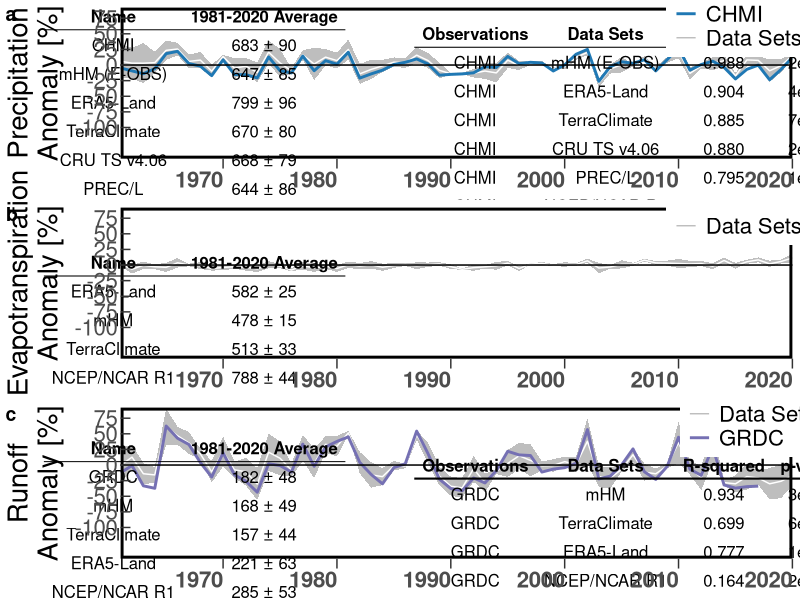

Source code (R):
library(data.table)
library(ggplot2)
library(ggpubr)
library(gridExtra)
library(Metrics)
library(gtable)
library(grid)
###
# tp
###
chmi <- fread("data/tp/chmi.csv")
chmi$name <- "CHMI"
chmi <- chmi[, Year := year(date)][, P := sum(value), by = Year][, .(Year, P, name)] %>% unique()
cru_ts <- fread("data/tp/cru-ts_tp_mm_cropped_196101_202012_025_monthly_ts.csv")
cru_ts$name <- "CRU TS v4.06"
cru_ts <- cru_ts[, Year := year(date)][, P := sum(value), by = Year][, .(Year, P, name)] %>% unique()
e_obs <- fread("data/tp/mhm_tp_cropped_ts.csv")
e_obs$name <- "mHM (E-OBS)"
e_obs <- e_obs[, Year := year(date)][, P := sum(value), by = Year][, .(Year, P, name)] %>% unique()
era5 <- fread("data/tp/era5_tp_cropped_ts.csv")
era5$name <- "ERA5-Land"
era5 <- era5[, Year := year(date)][, P := sum(value), by = Year][, .(Year, P, name)] %>% unique()
ncep_ncar <- fread("data/tp/ncep_ts.csv")
ncep_ncar$name <- "NCEP/NCAR R1"
ncep_ncar <- ncep_ncar[, Year := year(date)][, P := sum(value), by = Year][, .(Year, P, name)] %>% unique()
precl <- fread("data/tp/precl_tp_mm_cropped_196101_202012_025_monthly_ts.csv")
precl$name <- "PREC/L"
precl <- precl[, Year := year(date)][, P := sum(value), by = Year][, .(Year, P, name)] %>% unique()
terraclimate <- fread("data/tp/terraclimate_tp_mm_cropped_196101_202012_025_monthly_ts.csv")
terraclimate$name <- "TerraClimate"
terraclimate <- terraclimate[, Year := year(date)][, P := sum(value), by = Year][, .(Year, P, name)] %>% unique()

mean_chmi <- mean(chmi[Year > 1980 & Year < 2011, P])
mean_cru_ts <- mean(cru_ts[Year > 1980 & Year < 2011, P])
mean_e_obs <- mean(e_obs[Year > 1980 & Year < 2011, P])
mean_era5 <- mean(era5[Year > 1980 & Year < 2011, P])
mean_ncep_ncar <- mean(ncep_ncar[Year > 1980 & Year < 2011, P])
mean_precl <- mean(precl[Year > 1980 & Year < 2011, P])
mean_terraclimate <- mean(terraclimate[Year > 1980 & Year < 2011, P])
sd_chmi <- sd(chmi[Year > 1980 & Year < 2011, P])
sd_cru_ts <- sd(cru_ts[Year > 1980 & Year < 2011, P])
sd_e_obs <- sd(e_obs[Year > 1980 & Year < 2011, P])
sd_era5 <- sd(era5[Year > 1980 & Year < 2011, P])
sd_ncep_ncar <- sd(ncep_ncar[Year > 1980 & Year < 2011, P])
sd_precl <- sd(precl[Year > 1980 & Year < 2011, P])
sd_terraclimate <- sd(terraclimate[Year > 1980 & Year < 2011, P])

global_cli <- data.frame(name = c("CHMI", "mHM (E-OBS)", "ERA5-Land", "TerraClimate",
                                  "CRU TS v4.06", "PREC/L", "NCEP/NCAR R1"),
                         cli_mean = c(mean_chmi, mean_e_obs, mean_era5,
                                      mean_terraclimate, mean_cru_ts,  
                                      mean_precl, mean_ncep_ncar),
                         cli_sd = c(sd_chmi, sd_e_obs, sd_era5, sd_terraclimate,
                                    sd_cru_ts, sd_precl, sd_ncep_ncar))
global_cli$name <- factor(global_cli$name, levels = global_cli$name)

sim <- merge(cru_ts[, tp1 := 100*(P - mean_cru_ts)/mean_cru_ts][, .(Year, tp1)],
             e_obs[, tp2 := 100*(P - mean_e_obs)/mean_e_obs][, .(Year, tp2)],
             by = "Year", all = TRUE) %>% 
  merge(era5[, tp3 := 100*(P - mean_era5)/mean_era5][, .(Year, tp3)],
        by = "Year", all = TRUE) %>%
  merge(ncep_ncar[, tp4 := 100*(P - mean_ncep_ncar)/mean_ncep_ncar
  ][, .(Year, tp4)], by = "Year", all = TRUE) %>%
  merge(precl[, tp5 := 100*(P - mean_precl)/mean_precl][, .(Year, tp5)],
        by = "Year", all = TRUE) %>%
  merge(terraclimate[, tp6 := 100*(P - mean_terraclimate)/mean_terraclimate
  ][, .(Year, tp6)], by = "Year", all = TRUE)

sim <- sim[, P := mean(c(tp1, tp2, tp3, tp4, tp5, tp6)), by = Year
][, spread := sd(c(tp1, tp2, tp3, tp4, tp5, tp6)), by = Year
][, .(Year, P, spread)]

global_cor <- rbind(e_obs[, sims := name][, .(Year, P, sims)],
                    era5[, sims := name][, .(Year, P, sims)],
                    terraclimate[, sims := name][, .(Year, P, sims)],
                    cru_ts[, sims := name][, .(Year, P, sims)],
                    precl[, sims := name][, .(Year, P, sims)],
                    ncep_ncar[, sims := name][, .(Year, P, sims)]) %>% 
  merge(chmi[, obs := name][, .(Year, P, obs)], by = "Year",
        allow.cartesian = TRUE)

global <- rbind(cru_ts[, .(Year, P, name)],
                e_obs[, .(Year, P, name)],
                era5[, .(Year, P, name)],
                ncep_ncar[, .(Year, P, name)],
                precl[, .(Year, P, name)],
                terraclimate[, .(Year, P, name)])

p00 <- copy(global_cor)
p00 <- p00[, `p-value` := formatC(cor.test(P.y, P.x)$p.value, format = "e",
                                  digits = 0), by = .(sims, obs)
][, RMSE := round(rmse(P.y, P.x), 3), by = .(sims, obs)
][, `R-squared` := round((cor(P.y, P.x)^2), 3), by = .(sims, obs)
][, .(obs, sims, `R-squared`, `p-value`, RMSE)] %>%
  unique() %>% setnames("obs", "Observations") %>% 
  setnames("sims", "Data Sets") %>%
  tableGrob(rows = NULL, theme = ttheme_minimal(base_size = 12))

p00 <- gtable_add_grob(p00, grobs = segmentsGrob(x0 = unit(0,"npc"),
                                                 y0 = unit(0,"npc"),
                                                 x1 = unit(1,"npc"),
                                                 y1 = unit(0,"npc"),
                                                 gp = gpar(lwd = 2)),
                       t = 1, b = 1, l = 1, r = 5)

p01 <- copy(global_cli) %>% as.data.table()
p01 <- p01[, .(Name = name,
               avg = paste0(round(cli_mean), ' ± ',
                            sd = round(cli_sd)))] %>%
  setnames("avg", "1981-2020 Average") %>%
  tableGrob(rows = NULL, theme = ttheme_minimal(base_size = 12))

p01 <- gtable_add_grob(p01, grobs = segmentsGrob(x0 = unit(0,"npc"),
                                                 y0 = unit(0,"npc"),
                                                 x1 = unit(1,"npc"),
                                                 y1 = unit(0,"npc"),
                                                 gp = gpar(lwd = 2)),
                       t = 1, b = 1, l = 1, r = 2)

p02 <- ggplot(data = sim, aes(x = Year, y = P)) +
  geom_ribbon(aes(ymax = P + spread, ymin = P - spread), fill = "gray") +
  geom_line(aes(color = "Data Sets")) +
  geom_line(color = "white") +
  geom_line(data = chmi, aes(y = 100*(P - mean_chmi)/mean_chmi,
                             color = "CHMI"), linewidth = 1) +
  scale_x_continuous(limits = c(1961, 2020), expand = c(0, 0), 
                     breaks = seq(1920, 2040, 10)) +
  scale_color_manual(name = NULL, values = c("CHMI" = "#1f78b4",
                                             "Data Sets" = "gray")) +
  scale_y_continuous(limits = c(-150, 92), expand = c(0, 0), 
                     breaks = seq(-100, 100, 25)) +
  geom_hline(yintercept = 0) +
  labs(x = NULL, y = "Precipitation\nAnomaly [%]", title = NULL) +
  theme_bw() + 
  theme(panel.border = element_rect(colour = "black", linewidth = 2),
        panel.grid = element_blank(), 
        plot.title = element_text(size = 20), 
        axis.text = element_text(size = 16),
        axis.text.x = element_text(face = "bold", hjust = 1),
        axis.title = element_text(size = 20), 
        legend.text = element_text(size = 16), 
        legend.title = element_text(size = 20),
        axis.ticks.length.y = unit(-.25, "cm"), axis.ticks.length.x = unit(.25, "cm"),
        legend.position = c(0.92, 0.88))

p03 <- p02 + annotation_custom(p00, xmin = 1998, ymax = -25) +
  annotation_custom(p01, xmin = 1915, ymax = -15)
###
#
###
e_obs <- fread("data/e/mhm_e_cropped_ts.csv")
e_obs$name <- "mHM"
e_obs <- e_obs[, Year := year(date)][, P := sum(value), by = Year][, .(Year, P, name)] %>% unique()
era5 <- fread("data/e/era5_e_cropped_ts.csv")
era5$name <- "ERA5-Land"
era5 <- era5[, Year := year(date)][, P := sum(value), by = Year][, .(Year, P, name)] %>% unique()
ncep_ncar <- fread("data/e/ncep_ts.csv")
ncep_ncar$name <- "NCEP/NCAR R1"
ncep_ncar <- ncep_ncar[, Year := year(date)][, P := sum(value), by = Year][, .(Year, P, name)] %>% unique()
terraclimate <- fread("data/e/terraclimate_e_mm_cropped_196101_202012_025_monthly_ts.csv")
terraclimate$name <- "TerraClimate"
terraclimate <- terraclimate[, Year := year(date)][, P := sum(value), by = Year][, .(Year, P, name)] %>% unique()

mean_e_obs <- mean(e_obs[Year > 1980 & Year < 2011, P])
mean_era5 <- mean(era5[Year > 1980 & Year < 2011, P])
mean_ncep_ncar <- mean(ncep_ncar[Year > 1980 & Year < 2011, P])
mean_terraclimate <- mean(terraclimate[Year > 1980 & Year < 2011, P])
sd_e_obs <- sd(e_obs[Year > 1980 & Year < 2011, P])
sd_era5 <- sd(era5[Year > 1980 & Year < 2011, P])
sd_ncep_ncar <- sd(ncep_ncar[Year > 1980 & Year < 2011, P])
sd_terraclimate <- sd(terraclimate[Year > 1980 & Year < 2011, P])

global_e_cli <- data.frame(name = c("ERA5-Land", "mHM", "TerraClimate",
                                    "NCEP/NCAR R1"),
                           cli_mean = c(mean_era5, mean_e_obs,
                                        mean_terraclimate, mean_ncep_ncar),
                           cli_sd = c(sd_era5, sd_e_obs, sd_terraclimate,
                                      sd_ncep_ncar))
global_e_cli$name <- factor(global_e_cli$name, levels = global_e_cli$name)

sim_e <- merge(e_obs[, tp1 := 100*(P - mean_e_obs)/mean_e_obs][, .(Year, tp1)],
               era5[, tp2 := 100*(P - mean_era5)/mean_era5][, .(Year, tp2)],
               by = "Year", all = TRUE) %>% 
  merge(ncep_ncar[, tp3 := 100*(P - mean_ncep_ncar)/mean_ncep_ncar
                  ][, .(Year, tp3)], by = "Year", all = TRUE) %>%
  merge(terraclimate[, tp4 := 100*(P - mean_terraclimate)/mean_terraclimate
                     ][, .(Year, tp4)], by = "Year", all = TRUE)

sim_e <- sim_e[, P := mean(c(tp1, tp2, tp3, tp4)), by = Year
               ][, spread := sd(c(tp1, tp2, tp3, tp4)), by = Year
                 ][, .(Year, P, spread)]

p05 <- copy(global_e_cli) %>% as.data.table()
p05 <- p05[, .(Name = name,
               avg = paste0(round(cli_mean), ' ± ',
                            sd = round(cli_sd)))] %>%
  setnames("avg", "1981-2020 Average") %>%
  tableGrob(rows = NULL, theme = ttheme_minimal(base_size = 12))

p05 <- gtable_add_grob(p05, grobs = segmentsGrob(x0 = unit(0,"npc"),
                                                 y0 = unit(0,"npc"),
                                                 x1 = unit(1,"npc"),
                                                 y1 = unit(0,"npc"),
                                                 gp = gpar(lwd = 2)),
                       t = 1, b = 1, l = 1, r = 2)

p06 <- ggplot(data = sim_e, aes(x = Year, y = P)) +
  geom_ribbon(aes(ymax = P + spread, ymin = P - spread), fill = "gray") +
  geom_line(aes(color = "Data Sets")) +
  geom_line(color = "white") +
  scale_x_continuous(limits = c(1961, 2020), expand = c(0, 0), 
                     breaks = seq(1920, 2040, 10)) +
  scale_color_manual(name = NULL, values = c("Data Sets" = "gray")) +
  scale_y_continuous(limits = c(-150, 92), expand = c(0, 0), 
                     breaks = seq(-100, 100, 25)) +
  geom_hline(yintercept = 0) +
  labs(x = NULL, y = "Evapotranspiration\nAnomaly [%]", title = NULL) +
  theme_bw() + 
  theme(panel.border = element_rect(colour = "black", linewidth = 2),
        panel.grid = element_blank(), 
        plot.title = element_text(size = 20), 
        axis.text = element_text(size = 16),
        axis.text.x = element_text(face = "bold", hjust = 1),
        axis.title = element_text(size = 20), 
        legend.text = element_text(size = 16), 
        legend.title = element_text(size = 20),
        axis.ticks.length.y = unit(-.25, "cm"), axis.ticks.length.x = unit(.25, "cm"),
        legend.position = c(0.92, 0.88))

p07 <- p06 + annotation_custom(p05, xmin = 1915, ymax = -25)
###
#
###
grdc <- fread("data/ro/grdc.csv")
grdc$name <- "GRDC"
grdc <- grdc[, Year := year(date)][, P := sum(value), by = Year][, .(Year, P, name)] %>% unique()
e_obs <- fread("data/ro/mhm_ro_cropped_ts.csv")
e_obs$name <- "mHM"
e_obs <- e_obs[, Year := year(date)][, P := sum(value), by = Year][, .(Year, P, name)] %>% unique()
era5 <- fread("data/ro/era5_ro_cropped_ts.csv")
era5$name <- "ERA5-Land"
era5 <- era5[, Year := year(date)][, P := sum(value), by = Year][, .(Year, P, name)] %>% unique()
ncep_ncar <- fread("data/ro/ncep-ncar_cropped_ts.csv")
ncep_ncar$name <- "NCEP/NCAR R1"
ncep_ncar <- ncep_ncar[, Year := year(date)][, P := sum(value), by = Year][, .(Year, P, name)] %>% unique()
terraclimate <- fread("data/ro/terraclimate_ro_mm_cropped_196101_202012_025_monthly_ts.csv")
terraclimate$name <- "TerraClimate"
terraclimate <- terraclimate[, Year := year(date)][, P := sum(value), by = Year][, .(Year, P, name)] %>% unique()

mean_grdc <- mean(grdc[Year > 1980 & Year < 2011, P])
mean_e_obs <- mean(e_obs[Year > 1980 & Year < 2011, P])
mean_era5 <- mean(era5[Year > 1980 & Year < 2011, P])
mean_ncep_ncar <- mean(ncep_ncar[Year > 1980 & Year < 2011, P])
mean_terraclimate <- mean(terraclimate[Year > 1980 & Year < 2011, P])
sd_grdc <- sd(grdc[Year > 1980 & Year < 2011, P])
sd_e_obs <- sd(e_obs[Year > 1980 & Year < 2011, P])
sd_era5 <- sd(era5[Year > 1980 & Year < 2011, P])
sd_ncep_ncar <- sd(ncep_ncar[Year > 1980 & Year < 2011, P])
sd_terraclimate <- sd(terraclimate[Year > 1980 & Year < 2011, P])

global_q_cli <- data.frame(name = c("GRDC", "mHM", "TerraClimate", "ERA5-Land",
                                    "NCEP/NCAR R1"),
                           cli_mean = c(mean_grdc, mean_e_obs, mean_terraclimate,
                                        mean_era5, mean_ncep_ncar),
                           cli_sd = c(sd_grdc, sd_e_obs, sd_terraclimate, sd_era5,
                                      sd_ncep_ncar))
global_q_cli$name <- factor(global_q_cli$name, levels = global_q_cli$name)

sim_q <- merge(e_obs[, tp1 := 100*(P - mean_e_obs)/mean_e_obs][, .(Year, tp1)],
               era5[, tp2 := 100*(P - mean_era5)/mean_era5][, .(Year, tp2)],
               by = "Year", all = TRUE) %>% 
  merge(ncep_ncar[, tp3 := 100*(P - mean_ncep_ncar)/mean_ncep_ncar
  ][, .(Year, tp3)], by = "Year", all = TRUE) %>%
  merge(terraclimate[, tp4 := 100*(P - mean_terraclimate)/mean_terraclimate
  ][, .(Year, tp4)], by = "Year", all = TRUE)

sim_q <- sim_q[, P := mean(c(tp1, tp2, tp3, tp4)), by = Year
][, spread := sd(c(tp1, tp2, tp3, tp4)), by = Year
][, .(Year, P, spread)]

global_cor <- rbind(e_obs[, sim_qs := name][, .(Year, P, sim_qs)],
                    terraclimate[, sim_qs := name][, .(Year, P, sim_qs)],
                    era5[, sim_qs := name][, .(Year, P, sim_qs)],
                    ncep_ncar[, sim_qs := name][, .(Year, P, sim_qs)]) %>% 
  merge(grdc[, obs := name][, .(Year, P, obs)], by = "Year",
        allow.cartesian = TRUE)


global <- rbind(e_obs[, .(Year, P, name)],
                era5[, .(Year, P, name)],
                ncep_ncar[, .(Year, P, name)],
                terraclimate[, .(Year, P, name)])

p08 <- copy(global_cor)
p08 <- p08[, `p-value` := formatC(cor.test(P.y, P.x)$p.value, format = "e",
                                  digits = 0), by = .(sim_qs, obs)
][, RMSE := round(rmse(P.y, P.x), 3), by = .(sim_qs, obs)
][, `R-squared` := round((cor(P.y, P.x)^2), 3), by = .(sim_qs, obs)
][, .(obs, sim_qs, `R-squared`, `p-value`, RMSE)] %>%
  unique() %>% setnames("obs", "Observations") %>% 
  setnames("sim_qs", "Data Sets") %>%
  tableGrob(rows = NULL, theme = ttheme_minimal(base_size = 12))

p08 <- gtable_add_grob(p08, grobs = segmentsGrob(x0 = unit(0,"npc"),
                                                 y0 = unit(0,"npc"),
                                                 x1 = unit(1,"npc"),
                                                 y1 = unit(0,"npc"),
                                                 gp = gpar(lwd = 4)),
                       t = 1, b = 1, l = 1, r = 5)

p09 <- copy(global_q_cli) %>% as.data.table()
p09 <- p09[, .(Name = name,
               avg = paste0(round(cli_mean), ' ± ',
                            sd = round(cli_sd)))] %>%
  setnames("avg", "1981-2020 Average") %>%
  tableGrob(rows = NULL, theme = ttheme_minimal(base_size = 12))

p09 <- gtable_add_grob(p09, grobs = segmentsGrob(x0 = unit(0,"npc"),
                                                 y0 = unit(0,"npc"),
                                                 x1 = unit(1,"npc"),
                                                 y1 = unit(0,"npc"),
                                                 gp = gpar(lwd = 2)),
                       t = 1, b = 1, l = 1, r = 2)

p10 <- ggplot(data = sim_q, aes(x = Year, y = P)) +
  geom_ribbon(aes(ymax = P + spread, ymin = P - spread), fill = "gray") +
  geom_line(aes(color = "Data Sets")) +
  geom_line(color = "white") +
  geom_line(data = grdc, aes(y = 100*(P - mean_grdc)/mean_grdc,
                             color = "GRDC"), linewidth = 1) +
  scale_x_continuous(limits = c(1961, 2020), expand = c(0, 0), 
                     breaks = seq(1920, 2040, 10)) +
  scale_color_manual(name = NULL, values = c("GRDC" = "#7570b3",
                                             "Data Sets" = "gray")) +
  scale_y_continuous(limits = c(-150, 92), expand = c(0, 0), 
                     breaks = seq(-100, 100, 25)) +
  geom_hline(yintercept = 0) +
  labs(x = NULL, y = "Runoff\nAnomaly [%]", title = NULL) +
  theme_bw() + 
  theme(panel.border = element_rect(colour = "black", linewidth = 2),
        panel.grid = element_blank(), 
        plot.title = element_text(size = 20), 
        axis.text = element_text(size = 16),
        axis.text.x = element_text(face = "bold", hjust = 1),
        axis.title = element_text(size = 20), 
        legend.text = element_text(size = 16), 
        legend.title = element_text(size = 20),
        axis.ticks.length.y = unit(-.25, "cm"), axis.ticks.length.x = unit(.25, "cm"),
        legend.position = c(0.94, 0.88))

p11 <- p10 + annotation_custom(p08, xmin = 1998, ymax = -35) +
  annotation_custom(p09, xmin = 1915, ymax = -25)
###
#
###
p12 <- ggarrange(p03, p07, p11, ncol = 1, labels = c('a', "b", "c"), align = 'hv')


ggsave("fig02.pdf", p12, width = 16, height = 4.5*3, dpi = 600)
